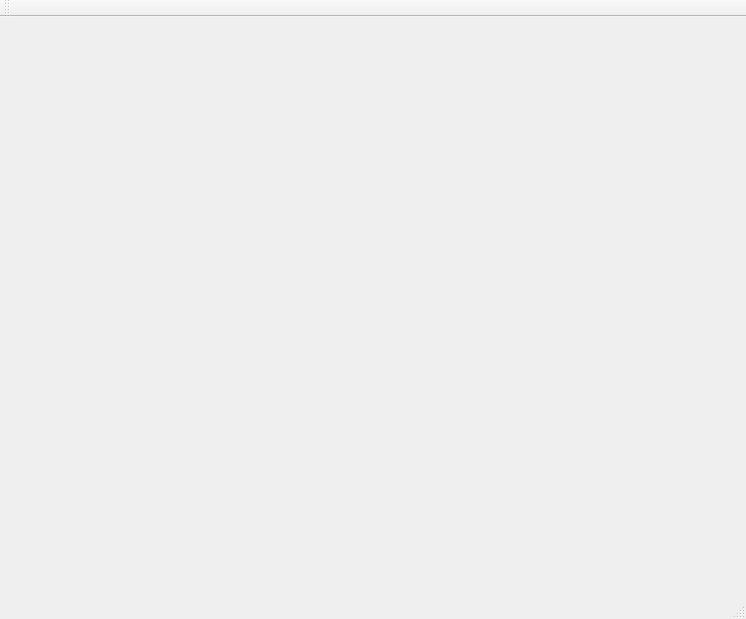
<?xml version="1.0" encoding="UTF-8"?>
<ui version="4.0">
 <class>ImageMaster_ProClass</class>
 <widget class="QMainWindow" name="ImageMaster_ProClass">
  <property name="geometry">
   <rect>
    <x>0</x>
    <y>0</y>
    <width>746</width>
    <height>619</height>
   </rect>
  </property>
  <property name="windowTitle">
   <string>ImageMaster_Pro</string>
  </property>
  <widget class="QWidget" name="centralWidget">
   <widget class="QWidget" name="verticalLayoutWidget">
    <property name="geometry">
     <rect>
      <x>240</x>
      <y>80</y>
      <width>160</width>
      <height>80</height>
     </rect>
    </property>
    <layout class="QVBoxLayout" name="verticalLayout" stretch="">
     <property name="spacing">
      <number>7</number>
     </property>
     <property name="leftMargin">
      <number>11</number>
     </property>
     <property name="topMargin">
      <number>11</number>
     </property>
     <property name="rightMargin">
      <number>11</number>
     </property>
     <property name="bottomMargin">
      <number>11</number>
     </property>
    </layout>
   </widget>
  </widget>
  <widget class="QMenuBar" name="menuBar">
   <property name="geometry">
    <rect>
     <x>0</x>
     <y>0</y>
     <width>746</width>
     <height>26</height>
    </rect>
   </property>
  </widget>
  <widget class="QToolBar" name="mainToolBar">
   <attribute name="toolBarArea">
    <enum>TopToolBarArea</enum>
   </attribute>
   <attribute name="toolBarBreak">
    <bool>false</bool>
   </attribute>
  </widget>
  <widget class="QStatusBar" name="statusBar"/>
 </widget>
 <layoutdefault spacing="6" margin="11"/>
 <resources>
  <include location="ImageMaster_Pro.qrc"/>
 </resources>
 <connections/>
</ui>
